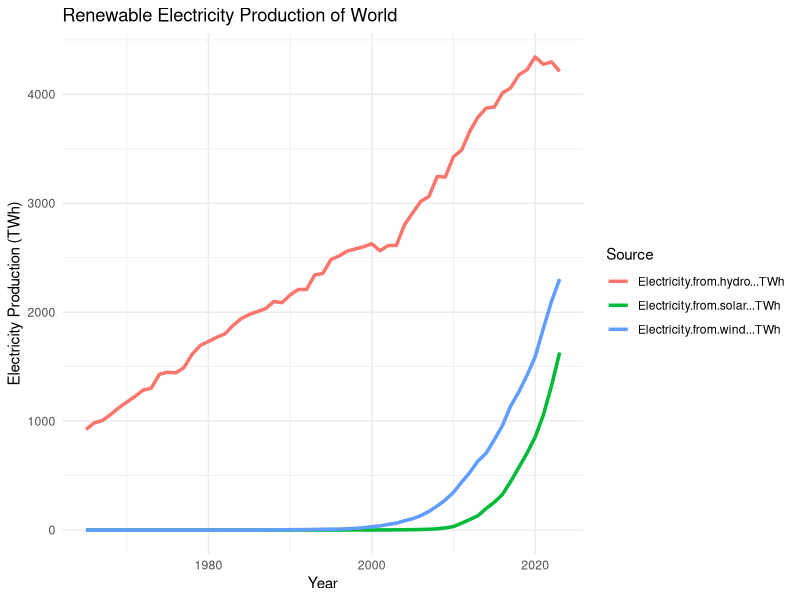

This figure's R source:
## ---- chunk 1
# Hello World
## ---- chunk 2
## Renewable Electricity Production Over Time

library(tidyverse)

# Read the data
data <- read.csv("data/modern-renewable-prod.csv")

# Filter for World
data_long <- data %>%
  filter(Entity == "World") %>%
  pivot_longer(
    cols = starts_with("Electricity"),
    names_to = "Source",
    values_to = "TWh"
  )

# Plot
ggplot(data_long, aes(x = Year, y = TWh, color = Source)) +
  geom_line(size = 1.2) +
  labs(title = "Renewable Electricity Production of World",
       x = "Year",
       y = "Electricity Production (TWh)") +
  theme_minimal()

